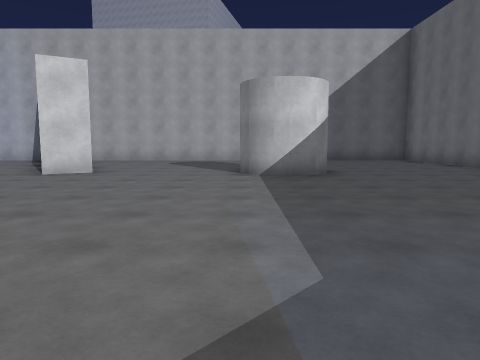
view 1 (above)

18 first-person views from a walk through a scene from a Unity 3-D project. The camera is 1.3 m above the floor, tilts 6° down and sees 70° across. The floor is counted in squares, 2 m on a side. Each view is taken from the middle of a square. On the plan, view 1 faces up. The plan holds only what a view shows up to about 10 squares ahead; the rest is blank. The place goes on beyond the plan. The player character is not drawn. Some animated figures are left out.

view 2
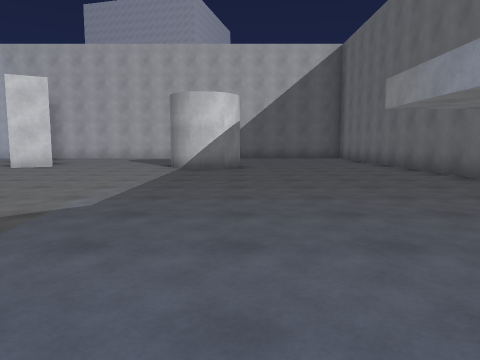

view 3
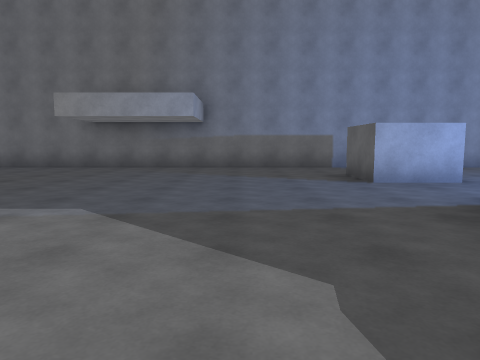

view 4
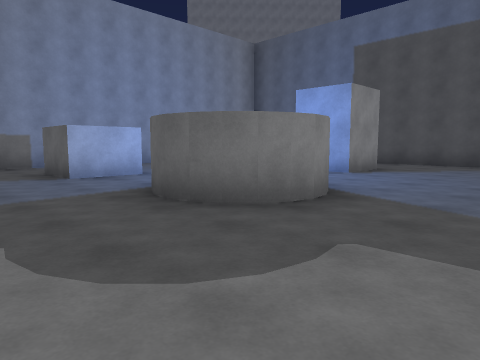

view 5
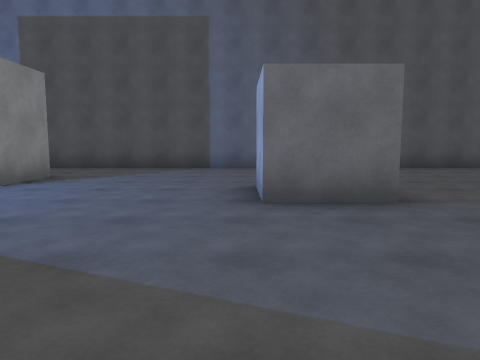

view 6
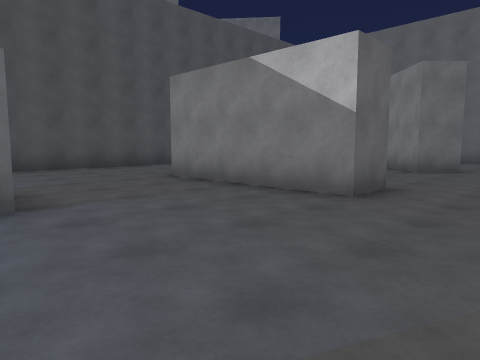

view 7
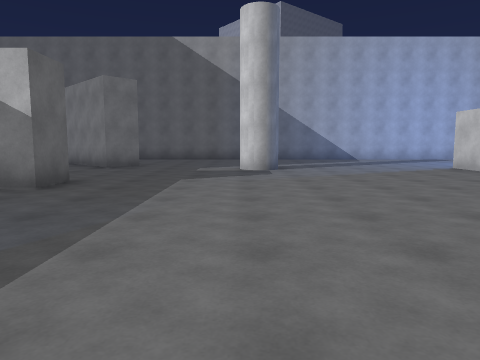

view 8
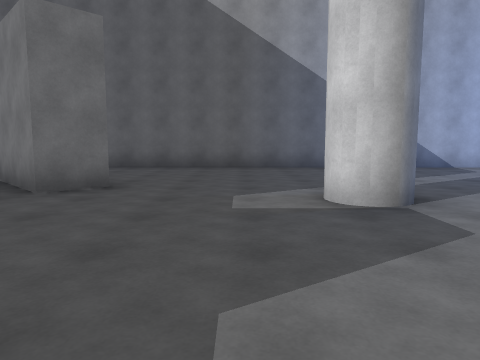

view 9
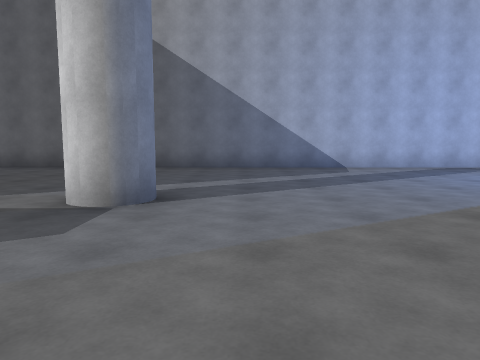

view 10
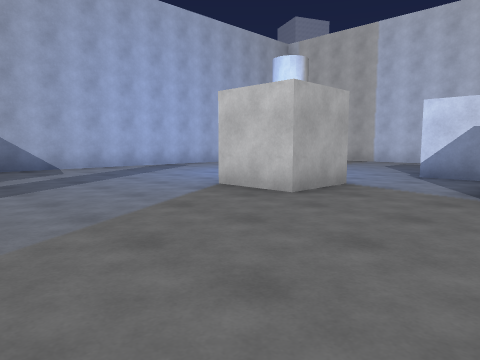

view 11
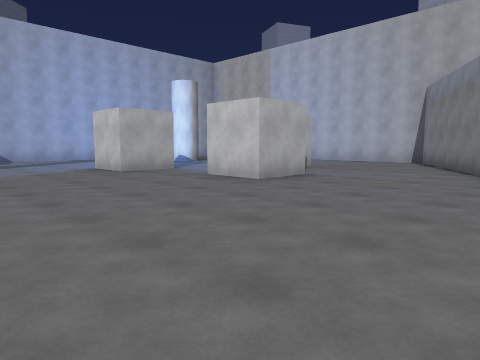

view 12
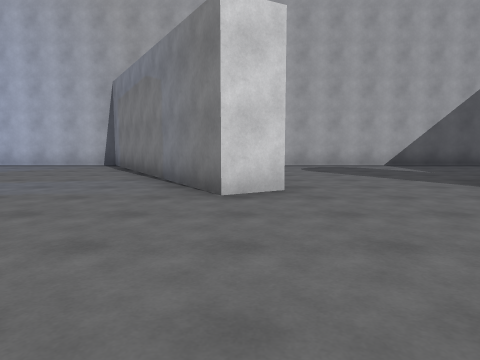

view 13
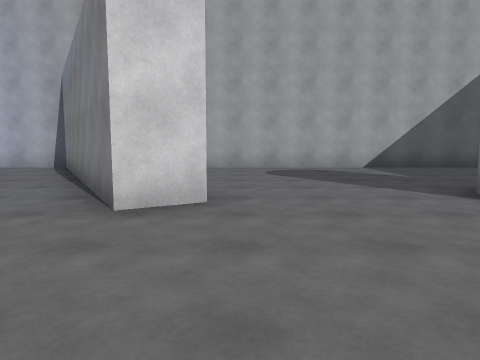

view 14
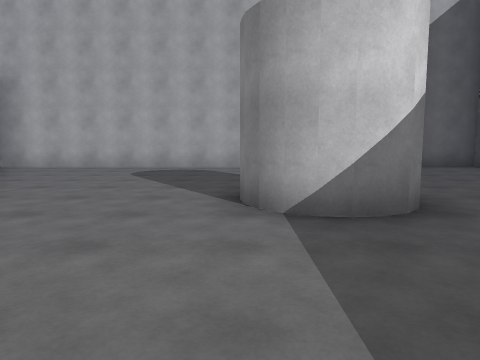

view 15
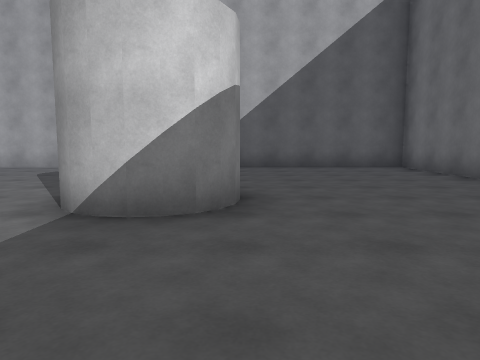

view 16
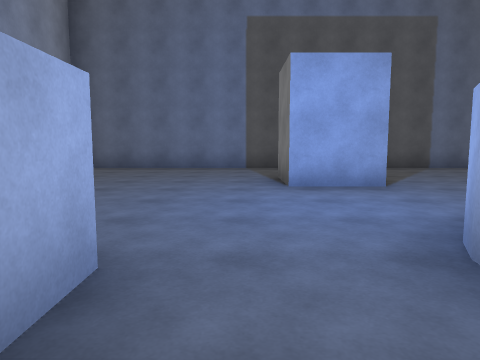

view 17
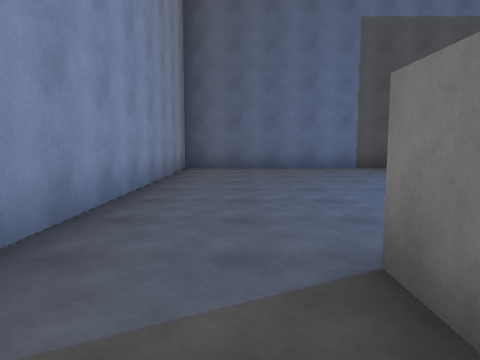

view 18
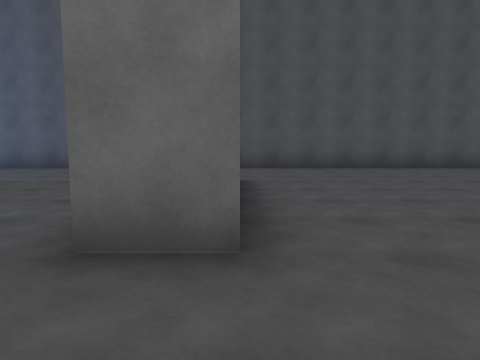

### Floor plan
Points are (right, up) in squares from view 1. A wall is a line through its corners. A room is listed if a view was taken in it or the views show most of it. See-through windows are left out.
Room 1 (views 1, 2, 3, 4, 5, 6, 7, 8, 9, 10, 11, 12, 13, 14, 15, 16, 17, 18)
walls: (-1.7, -2.9) (-1.1, -2.3); (-1.4, -2.6) (-0.7, -2.2); (-1.8, -3.3) (-1.3, -2.4) (-0.3, -2.2); (-1.8, -3.7) (-1.7, -3.1); (-0.5, -2.3) (-0.1, -2.3) (0.2, -2.5); (-10.1, -4) (-9, -4) (-9, -8); (-8.2, 7.2) (-8.2, 5.8) (-9.8, 5.8); (-5.9, -5.7) (-4.3, -5.7) (-4.3, -7.1); (-1.5, -4.3) (-1.7, -3.9) (-1.8, -3.5); (-3.4, 7.8) (-4.2, 7.3) (-7.8, 13.5) (-9.6, 13.5); (-11.7, 6.4) (-11.7, 4.8) (-13.2, 4.8); (0.7, -3.8) (0.5, -4.2); (-10.2, 8.3) (-11.2, 8.3); (-14.3, -3.9) (-13.5, -4.7) (-15.1, -6.3); (2.7, -3.9) (2.7, -2.3) (4.2, -2.3); (2, 7.8) (1.7, 7.3) (1.2, 7) (0.5, 7.1) (0.1, 7.5); (4.2, -3) (4.2, -3.8); (-0.3, -8.8) (-0.3, -7.3) (1.2, -7.3) (1.2, -8.8); (-5.4, -11.4) (6.5, -11.4) (6.5, 13.5) (-6.6, 13.5); (-18.5, 7.6) (-18.5, -5.8); (-16.6, -11.4) (-6.9, -11.4)

Positions as (right, up) in squares from view 1, and headings:
1: (0, 0), facing up
2: (2, -2), facing up
3: (-3, 0), facing right
4: (-4, 0), facing down-right
5: (-4, -2), facing down
6: (-5, -2), facing down-left
7: (-4, -1), facing left
8: (-9, -2), facing left
9: (-9, 1), facing left
10: (-9, 1), facing up-left
11: (-4, 1), facing up-left
12: (-4, 3), facing up
13: (-3, 4), facing up
14: (0, 4), facing up
15: (2, 4), facing up
16: (2, -2), facing down
17: (5, -2), facing down
18: (-10, -2), facing down
